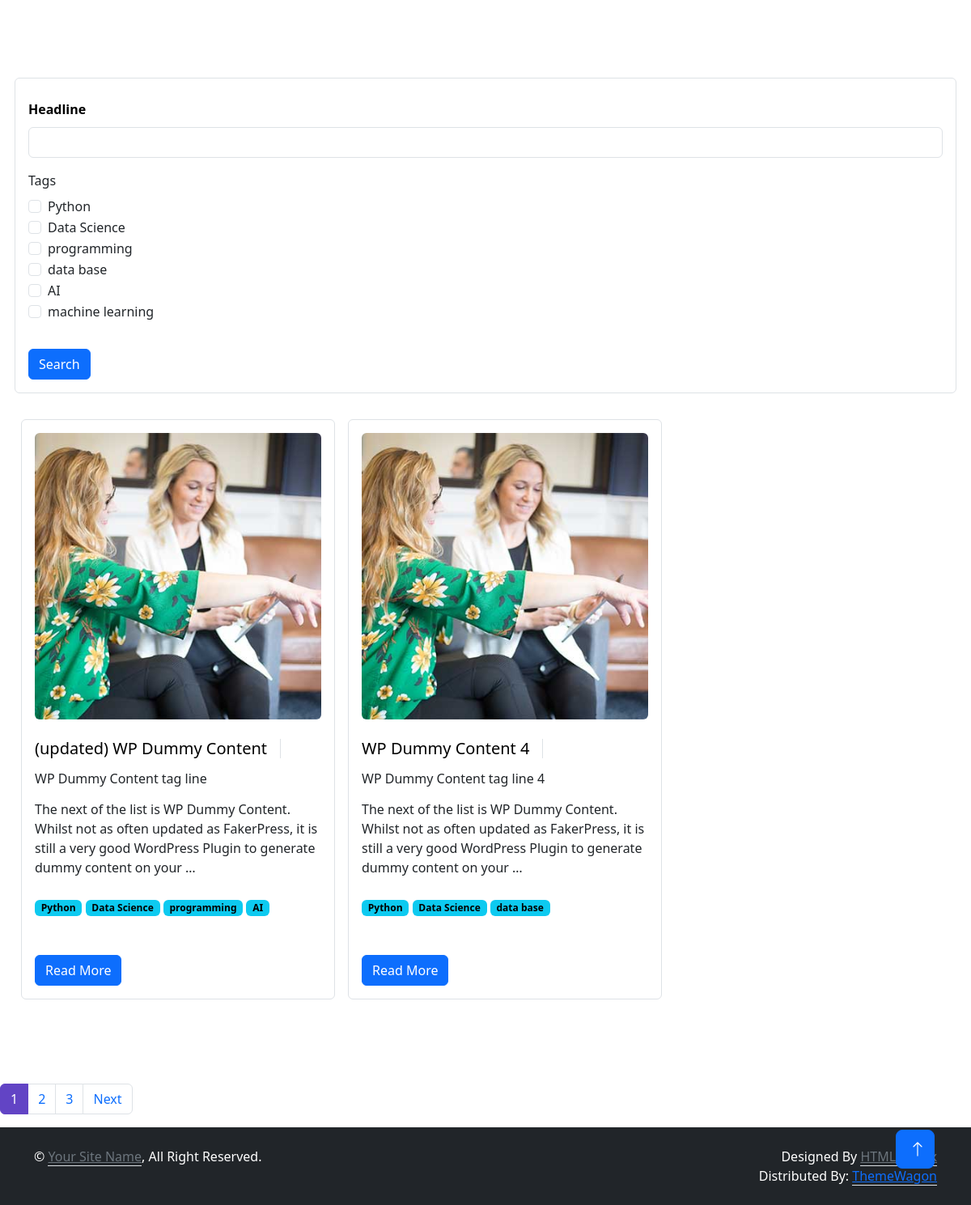
/blog/postlist/, run on the app's committed database.
### blog/models.py (models this page shows, shortened)
class Post(models.Model):
    headline = models.CharField(max_length=200)
    sub_headline = models.CharField(max_length=200, null=True, blank=True)
    thumbnail = models.ImageField(null=True, blank=True, upload_to='blog/images', default='img.png')
    body = models.TextField(null=True, blank=True)
    created_at = models.DateTimeField(auto_now=True)
    active = models.BooleanField(default=False)
    featured = models.BooleanField(default=False)
    tags = models.ManyToManyField(Tags, blank=True)

class Tags(models.Model):
    name = models.CharField(max_length=200)
    def __str__(self) -> str:
        return self.name

### blog/views.py (the view)
# urls.py: path('postlist/', views.postlist, name='postlist'),
def postlist(request):
    posts = Post.objects.all()
    filterobj = PostFilter(request.GET, queryset = posts)
    posts = filterobj.qs
    page = request.GET.get('page', 1)
    PostPaginator = Paginator(posts, POSTS_PER_PAGE)
    try:
        posts = PostPaginator.page(page)
    except PageNotAnInteger:
        posts = PostPaginator.page(1)
    except EmptyPage:
        posts = PostPaginator.page(PostPaginator.num_pages)
    context = {
        'posts' : posts,
        'filterobj' : filterobj,
        'paginator' : PostPaginator,
        'IsPaginated' : True,
    }
    return render(request, 'post_list.html', context)

### templates/post_list.html (shortened to what this page needs)
{% extends 'base.html' %}
{% load static %}
{% load crispy_forms_tags %}
{% block content %}
<link href="https://cdn.jsdelivr.net/npm/bootstrap@5.3.1/dist/css/bootstrap.min.css" rel="stylesheet">
<div class="container-xxl py-6" id="about">
    <div class="container">
        <div class="row g-5">
        <div class="border rounded p-3 mb-4">
            <form action="" method="GET" id="searchForm">
                {{filterobj.form|crispy}}
            <button type="submit" class="btn btn-primary mt-3">Search</button>
            </form>
        </div>
            {% for post in posts %}
            <div class="col-lg-4 wow fadeInUp border p-3 m-2 rounded" data-wow-delay="0.5s">
                <div class="row g-3 mb-4">
                    <div class="col-sm-12">
                        <img class="img-fluid rounded"
                            src="{% static 'img/about-2.jpg' %}" alt>
                    </div>
                </div>
                <div class="d-flex align-items-center mb-3">
                    <a style="text-decoration: none; color:black;" href="{% url 'post' post.id %}"><h5 class="border-end pe-3 me-3 mb-0">{{post.headline}}</h5></a>
                </div>
                <div class="d-flex align-items-center mb-3">
                    <h6 class=" pe-3 me-3 mb-0">{{post.sub_headline}}</h6>
                </div>
                <p class="mb-4">{{post.body|truncatewords:30}}</p>
                    {% for tag in post.tags.all %}
                    <span class="badge text-bg-info">{{tag.name}}</span>
                    {% endfor %}
                    <div class="d-flex align-items-center pt-5">
                        <a href ="{% url 'post' post.id %}" class="btn btn-primary ">Read More</a>
                    </div>
            </div>
            {% endfor %}
        </div>
    </div>
</div>
{% if IsPaginated %}
<div class="center">
    <nav aria-label="...">
        <ul class="pagination">
          {% for i in posts.paginator.page_range %}
            {% if posts.number == i %}
                <li class="page-item active" aria-current="page">
                    <a class="page-link" data-page="{{i}}" href="?page={{i}}">{{i}}</a>
                </li>
            {% else %}
                <li class="page-item " aria-current="page">
                    <a class="page-link" data-page="{{i}}" href="?page={{i}}">{{i}}</a>
                </li>
            {% endif %}
          {% endfor %}
          {% if posts.has_next %}
          <li class="page-item">
            <a class="page-link" data-page="{{posts.next_page_number}}" href="?page={{posts.next_page_number}}" >Next</a>
          </li>
          {% endif %}
        </ul>
      </nav>
</div>
{% endif %}
{% endblock %}

### static/css/style.css (style rules this page uses)
:root { --primary: #6244C5; --secondary: #FFC448; --light: #FAFAFB; --dark: #12141D; }
.py-6 { padding-top: 6rem; padding-bottom: 6rem; }
.btn { font-weight: 500; transition: .5s; }
.btn.btn-primary, .btn.btn-secondary { color: #FFFFFF; }

### templates/post_list.html (style rules this page uses)
#div_id_headline > label { color: rgb(0, 0, 0); font-weight: bold; font-size: 15; margin: 10px 0px; }

### data on the page
Post: headline "(updated) WP Dummy Content", sub_headline "WP Dummy Content tag line", body "The next of the list is WP Dummy Content. Whilst not as often updated as FakerPress, it is still a very good WordPress Plugin to generate dummy content on your …"
Tags: name "Python"
Tags: name "Data Science"
Tags: name "programming"
Tags: name "AI"
Post: headline "WP Dummy Content 4", sub_headline "WP Dummy Content tag line 4", body "The next of the list is WP Dummy Content. Whilst not as often updated as FakerPress, it is still a very good WordPress Plugin to generate dummy content on your …"
Tags: name "data base"

### other printed values
{{ i }} "1"
{{ i }} "2" "3"
